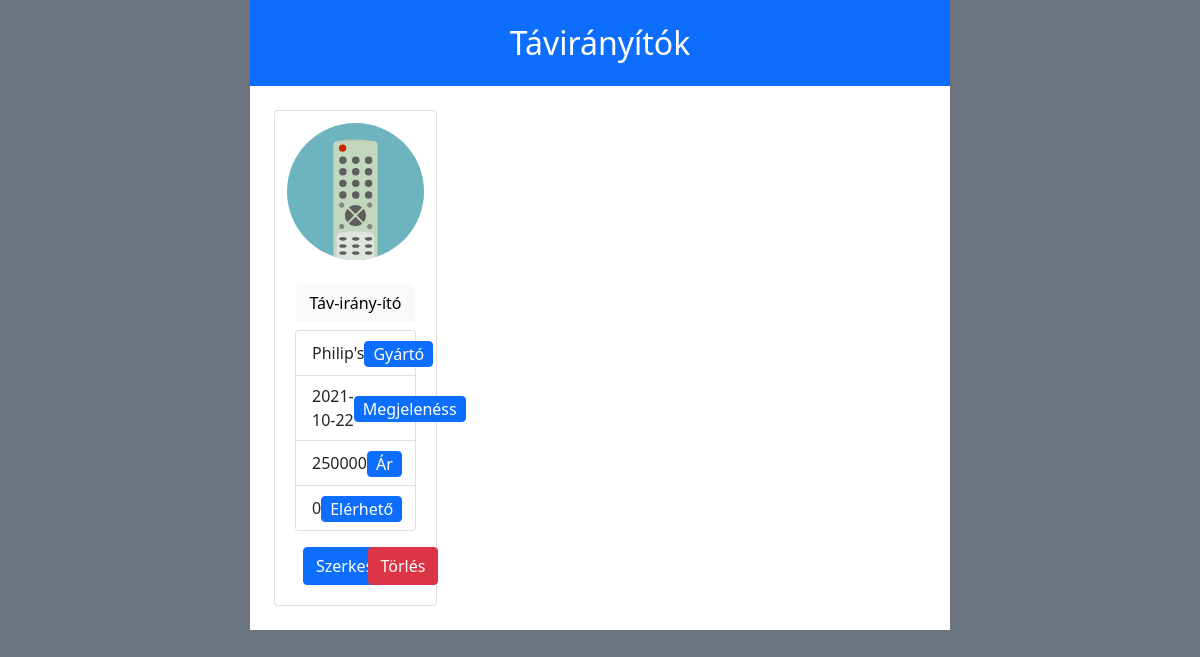
The app's page /index.php?id=2 with its own data.
### tables this page shows
CREATE TABLE `taviranyitok` (
  `id` int(11) NOT NULL,
  `gyarto` varchar(255) NOT NULL,
  `termek_nev` varchar(516) NOT NULL,
  `megjelenes` date NOT NULL DEFAULT curdate(),
  `ar` int(11) NOT NULL,
  `elerheto` tinyint(1) DEFAULT 0
);

### data/DB.php (called while the page is built, shortened)
<?php
require_once "Taviranyito.php";
class DB
{
    private $user = "root";
    private $pass = "";
    private $conn;
    public function __construct()
    {
        $this->conn = new PDO('mysql:host=localhost;dbname=taviranyito;charset=utf8', $this->user, $this->pass);
        $this->conn->setAttribute(PDO::ATTR_ERRMODE, PDO::ERRMODE_EXCEPTION);
    }
    public function read(?int $id = null, int $order = TAVIRANYITOK_DEFAULT, int $direction = RENDEZES_NOVEKVO): array|false
    {
        $sql = "SELECT * FROM `taviranyitok`";
        $res = null;
        if ($id === null) {
            if ($order === TAVIRANYITOK_DEFAULT && $direction === RENDEZES_NOVEKVO) {
                $sql .= ";";
            } else {
                $param = Taviranyito::getOszlopnev($order);
                $irany = DB::getOrder($direction);
                $sql .= "ORDER BY `" . $param . "` " . $irany . ";";
            }
            $stmt = $this->conn->prepare($sql);
            $stmt->execute();
            $res = $stmt->fetchAll(PDO::FETCH_ASSOC);
        } else {
            $stmt = $this->conn->prepare($sql . " WHERE `id` = :id;");
            $stmt->execute(array(":id" => $id));
            $res = $stmt->fetch(PDO::FETCH_ASSOC);
        }
        return $res;
    }
}

### data/Taviranyito.php (called while the page is built, shortened)
<?php
require_once "DB.php";
class Taviranyito
{
    private static DB $db;
    private ?string $gyarto;
    private ?string $termek_nev;
    private ?string $megjelenes;
    private ?int $ar;
    private ?int $elerheto;
    public static function init()
    {
        if (empty(Taviranyito::$db)) {
            Taviranyito::$db = new DB();
        }
    }
    public function __construct(?int $id = null, ?string $gyarto, ?string $termek_nev, ?string $megjelenes, ?int $ar, ?int $elerheto)
    {
        $this->gyarto = $gyarto;
        $this->termek_nev = $termek_nev;
        $this->megjelenes = $megjelenes;
        $this->ar = $ar;
        $this->elerheto = $elerheto;
    }
    public static function db_TaviranyitoEgy(int $id): ?Taviranyito
    {
        try {
            $res = Taviranyito::$db->read($id);
            $out = new Taviranyito(
                $res["id"],
                $res["gyarto"],
                $res["termek_nev"],
                $res["megjelenes"],
                $res["ar"],
                $res["elerheto"]
            );
        } catch (Error $e) {
            $out = null;
        } finally {
            return $out;
        }
    }
    public function getGyarto()
    {
        return $this->gyarto;
    }
    public function getTermekNev()
    {
        return $this->termek_nev;
    }
    public function getMegjelenes()
    {
        return $this->megjelenes;
    }
    public function getAr()
    {
        return $this->ar;
    }
    public function getElerheto()
    {
        return $this->elerheto;
    }
}

### pages/read.php (the view, shortened to what this page needs)
<?php
function kartyasit(Taviranyito $taviranyito): string
{
    $id = $taviranyito->getId();
    $termek_nev = $taviranyito->getTermekNev();
    $gyarto = $taviranyito->getGyarto();
    $megjelenes = $taviranyito->getMegjelenes();
    $ar = $taviranyito->getAr();
    $elerheto = $taviranyito->getElerheto();
    return "
    <div class='card col-12 col-sm-12 col-md-6 col-lg-4 col-xl-3 p-1'>
        <img class='card-img-top p-2' src='resources/remote-control-svgrepo-com.svg' alt='Távirányító kép'>
            <div class='card-body'>
                <a class='card-title text-center col-12' href='../index.php'>
                    <form class='badge badge-pill m-0 p-0 text-center col-12' method='post' data-toggle='tooltip' data-placement='top' title='Rendezés termék neve alapján'>
                        <h4 class='text-center'>
                            <input class='btn btn-light' type='submit' value='$termek_nev'>
                        </h4>
                    </form>
                </a>
                <ul class='list-group'>
                    <li class='list-group-item d-flex justify-content-between align-items-center'>
                        $gyarto
                        <a href='../index.php'>
                            <form class='badge badge-pill m-0 p-0' method='post' data-toggle='tooltip' data-placement='top' title='Rendezés a Gyártó alapján'>
                                <input class='btn btn-primary py-0 px-2 font-weight-bold' type='submit' value='Gyártó'>
                            </form>
                        </a>
                    </li>
                    <li class='list-group-item d-flex justify-content-between align-items-center'>
                        $megjelenes
                        <a href='../index.php'>
                            <form class='badge badge-pill m-0 p-0' method='post' data-toggle='tooltip' data-placement='top' title='Rendezés a megjelenés ideje szerint'>
                                <input class='btn btn-primary py-0 px-2 font-weight-bold' type='submit' value='Megjelenéss'>
                            </form>
                        </a>
                    </li>
                    <li class='list-group-item d-flex justify-content-between align-items-center'>
                        $ar
                        <a href='../index.php'>
                            <form class='badge badge-pill m-0 p-0' method='post' data-toggle='tooltip' data-placement='top' title='Rendezés ár szerint'>
                                <input class='btn btn-primary py-0 px-2 font-weight-bold' type='submit' value='Ár'>
                            </form>
                        </a>
                    </li>
                    <li class='list-group-item d-flex justify-content-between align-items-center'>
                        $elerheto
                        <a href='../index.php'>
                            <form class='badge badge-pill m-0 p-0' method='post' data-toggle='tooltip' data-placement='top' title='Előre az elérhetőeket'>
                                <input class='btn btn-primary py-0 px-2 font-weight-bold' type='submit' value='Elérhető'>
                            </form>
                        </a>
                    </li>
                </ul>
            <div class='row px-2'>
                <form class='col-12 col-sm-6 text-center mt-3' method='post'>
                    <input type='hidden' name='id' value='$id'>
                    <input type='hidden' name='gyarto' value='$gyarto'>
                    <input type='hidden' name='termek_nev' value='$termek_nev'>
                    <input type='hidden' name='megjelenes' value='$megjelenes'>
                    <input type='hidden' name='ar' value='$ar'>
                    <input type='hidden' name='elerheto' value='$elerheto'>
                    <input class='btn btn-primary' type='submit' value='Szerkesztés' data-toggle='tooltip' data-placement='top' title='Termék szerkesztése'>
                </form>
                <form class='col-12 col-sm-6 text-center mt-3' method='post'>
                    <input type='hidden' name='id' value='$id'>
                    <input class='btn btn-danger' type='submit' value='Törlés' data-toggle='tooltip' data-placement='top' title='Termék eltávolítása'>
                </form>
            </div>
        </div>
    </div>
    ";
}
function read($id, $rendezes, $irany, $extra)
{
    $kartyak = "";
    if (!empty($id)) {
        $taviranyito = Taviranyito::db_TaviranyitoEgy($id);
        if ($taviranyito === null) {
            $hiba = __DIR__ . '/../resources/error.html';
            $kartyak .= file_get_contents($hiba);
        } else {
            $kartyak .= kartyasit($taviranyito);
        }
    }
    return kiHTML($kartyak, $extra);
}
function kiHTML($tartalom, $extra)
{
    return "
    <!DOCTYPE html>
    <html lang='hu'>
        <head>
            " . file_get_contents(__DIR__ . '/../resources/header.html') . "
        </head>
        <body class='d-flex flex-column flex-wrap  justify-content-center align-items-center bg-secondary'>
            <h2 class='col-12 col-sm-11 col-md-10 col-lg-8 col-xl-7 bg-primary text-white py-4 my-0 text-center'>
                Távirányítók
            </h2>
            <div class='d-flex flex-wrap col-12 col-sm-11 col-md-10 col-lg-8 col-xl-7 bg-white p-4' id='deck'>
                $tartalom
            </div>
            <div id='extrak'>
                $extra
            </div>
        </body>
    </html>";
}

### records on screen
taviranyitok: termek_nev "Táv-irány-ító", gyarto "Philip's", megjelenes "2021-10-22", ar "250000", elerheto "0"
